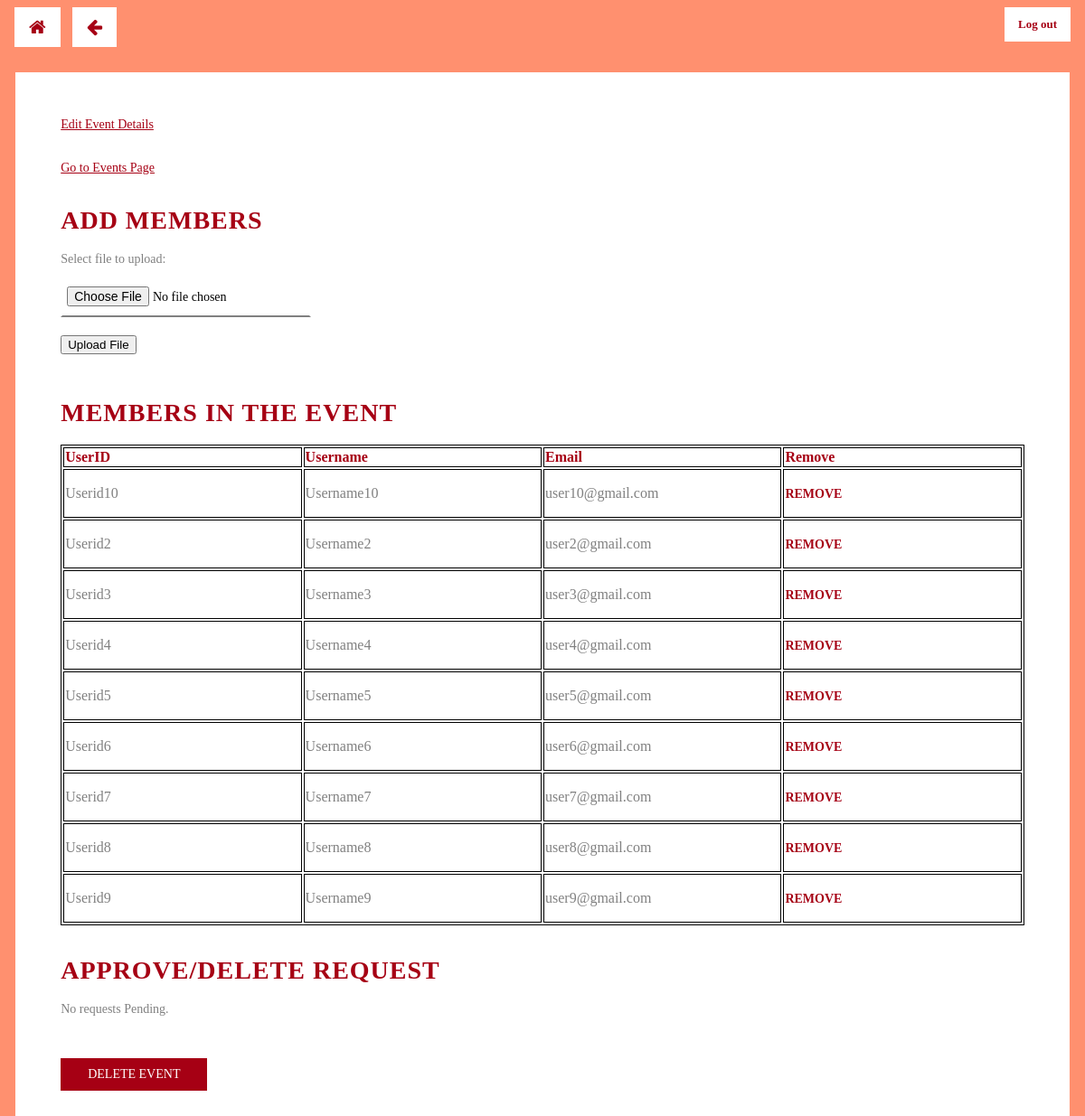
Page /manage_event.php?event=1 (signed in) on the committed database.
### tables this page shows
CREATE TABLE IF NOT EXISTS participants (
    user VARCHAR(15) NOT NULL,
    event INTEGER NOT NULL,
    PRIMARY KEY(user, event),
    FOREIGN KEY(user) REFERENCES users_info(userid) ON UPDATE CASCADE ON DELETE CASCADE,
    FOREIGN KEY(event) REFERENCES events_info(eventid) ON UPDATE CASCADE ON DELETE CASCADE
);

CREATE TABLE IF NOT EXISTS users_info (
    userid VARCHAR(15) PRIMARY KEY NOT NULL,
    username VARCHAR(255),
    pass VARCHAR(16) NOT NULL,
    email VARCHAR(30),
    orgn VARCHAR(255)
);

### manage_event.php (the view, shortened to what this page needs)
<?php
    include("connection.php");
	echo "<button onclick='window.history.go(-1); return false;' class='goBack'><i class='fa fa-arrow-left'></i></button>";
	echo "<button onclick='window.location.href=".'"authenticate.php"'."' class='btn'><i class='fa fa-home'></i></button>";
	echo "<button onclick='window.location.href=".'"logout.php"'."' class='logout'>Log out</button><br><br>";
    $event = $_GET["event"];
echo"<div class='form-container'>";
  echo"<div>";
    echo "<a href='./edit_event.php?event=$event'>Edit Event Details</a><br><br>";
  echo"</div><br>";
  echo"<div>";
    echo "<a href='events.php?event=$event'>Go to Events Page</a><br>";
  echo"</div><br>";
    echo"<div>";
        echo "<h1>Add Members</h1>";
        echo "<form action='add_users.php?event=$event' method='POST' enctype='multipart/form-data'>
            Select file to upload:
            <input type='file' name='input_file' required>
            <button type='submit' name='file_upload'>Upload File</button>
            </form>";
    echo "</div><br>";
  echo"<div>";
    echo "<h1>Members in the Event</h1>";
    $col = array("userid", "username", "email");
    $sql = $conn->query("SELECT user from participants where event='$event'");
    if($sql->num_rows>0){
        echo "<table>";
        echo "<tr><th>UserID</th> <th>Username</th> <th>Email</th> <th>Remove</th> </tr>";
        while($row = $sql->fetch_assoc()){
            echo "<tr>";
                $row=$row["user"];
                $user = $conn->query("SELECT * from users_info WHERE userid='$row'");
                $user = $user->fetch_assoc();
                foreach($col as $att)
                    echo "<td>".$user[$att]."</td>";
                echo "<td><form action='' method='POST'><br>
                        <button class='button2' type='submit' value='$row' name='remove'>Remove</button>
                        </form></td>";
            echo "</tr>";
        }
        echo "</table>";
    }
    else{
        echo "No Participants in the event.<br>";
    }
  echo"</div><br>";
  echo"<div>";
    echo "<h1>Approve/Delete Request</h1>";
    $col = array("username", "email");
    $sql = $conn->query("SELECT user from event_join_req where event='$event'");
    if($sql->num_rows>0){
        echo "<table>";
        echo "<tr> <th>Username</th> <th>Email</th> <th>Approve/Delete</th> </tr>";
        while($row = $sql->fetch_assoc()){
            echo "<tr>";
                $row=$row["user"];
                $user = $conn->query("SELECT * from users_info WHERE userid='$row'");
                $user = $user->fetch_assoc();
                foreach($col as $att)
                    echo "<td>".$user[$att]."</td>";
                echo "<td><form action='' method='POST'><br>
                        <button class='button2' type='submit' value='$row' name='approve'>Approve</button> &emsp;
                        <button class='button2' type='submit' value='$row' name='delete'>Delete</button>
                        </form></td>";
            echo "</tr>";
        }
        echo "</table>";
    }
    else{
        echo "No requests Pending.<br>";
    }
  echo"</div><br>";
  echo"<div class='end'>";
  echo "<form action='' method='POST'>
                        <button class='button' type='submit' value='$row' name='event_delete'>Delete Event</button>
                        </form>";
  echo"</div><br>";
echo"</div>";
?>
<html>
    <head>
	<link rel="stylesheet" type="text/css" href="css/manage_event.css">
	<link rel="stylesheet" href="https://cdnjs.cloudflare.com/ajax/libs/font-awesome/4.7.0/css/font-awesome.min.css">
    </head>
</html>

### css/manage_event.css (style rules this page uses)
.btn { background-color: white; border: none; color: #a60014; padding: 12px 16px; cursor: pointer; position: absolute; top: 8px; left: 16px; font-size: 20px; }
.logout { font-weight:bold; background-color: white; font-family: Georgia; border: none; color: #a60014; padding: 11px 15px; cursor: pointer; position: absolute; top: 8px; right: 16px; font-size: 13px; }
.goBack { background-color: white; border: none; color: #a60014; padding: 12px 16px; cursor: pointer; position: absolute; top: 8px; left: 80px; font-size: 20px; }
h1 { color: #a60014; text-transform: uppercase; letter-spacing: 1px; font-family:Georgia; }
.form-container { background-color: white; font-family: serif; font-size: 14px; background: white; display: flex; justify-content: center; padding: 50px; position:relative; max-width: 90%; margin: 3% auto; display: table; }
input { background: transparent; color:black; font-family: serif; font-size: 14px; display: block; padding: 10px 30px 10px 5px; margin: 10px 0 20px; border: 2px solid white; border-bottom: 2px solid grey; }
.button { background-color: #a60014; border: 0; padding: 10px 30px; margin-top: 30px; color: white; text-transform: uppercase; font-family: serif; font-size: 14px; text-align:center; }
.button2 { background-color: white; border: 0; padding: 0; color: #a60014; font-weight: bold; text-transform: uppercase; font-family: serif; font-size: 14px; }
table { width:100%; color:solid black; table-layout:fixed; border: 1px solid black; }
td { word-wrap:break-word; border: 1px solid black; }
th { text-align: left; color: #a60014; border: 1px solid black; }
a { color:#a60014; font-size:14px; font-family: serif; text-align:left; }
.end { text-align:left; }

### rows in the picture
participants: user.userid "Userid10", user.username "Username10", user.email "user10@gmail.com"
participants: user.userid "Userid2", user.username "Username2", user.email "user2@gmail.com"
participants: user.userid "Userid3", user.username "Username3", user.email "user3@gmail.com"
participants: user.userid "Userid4", user.username "Username4", user.email "user4@gmail.com"
participants: user.userid "Userid5", user.username "Username5", user.email "user5@gmail.com"
participants: user.userid "Userid6", user.username "Username6", user.email "user6@gmail.com"
participants: user.userid "Userid7", user.username "Username7", user.email "user7@gmail.com"
participants: user.userid "Userid8", user.username "Username8", user.email "user8@gmail.com"
participants: user.userid "Userid9", user.username "Username9", user.email "user9@gmail.com"
